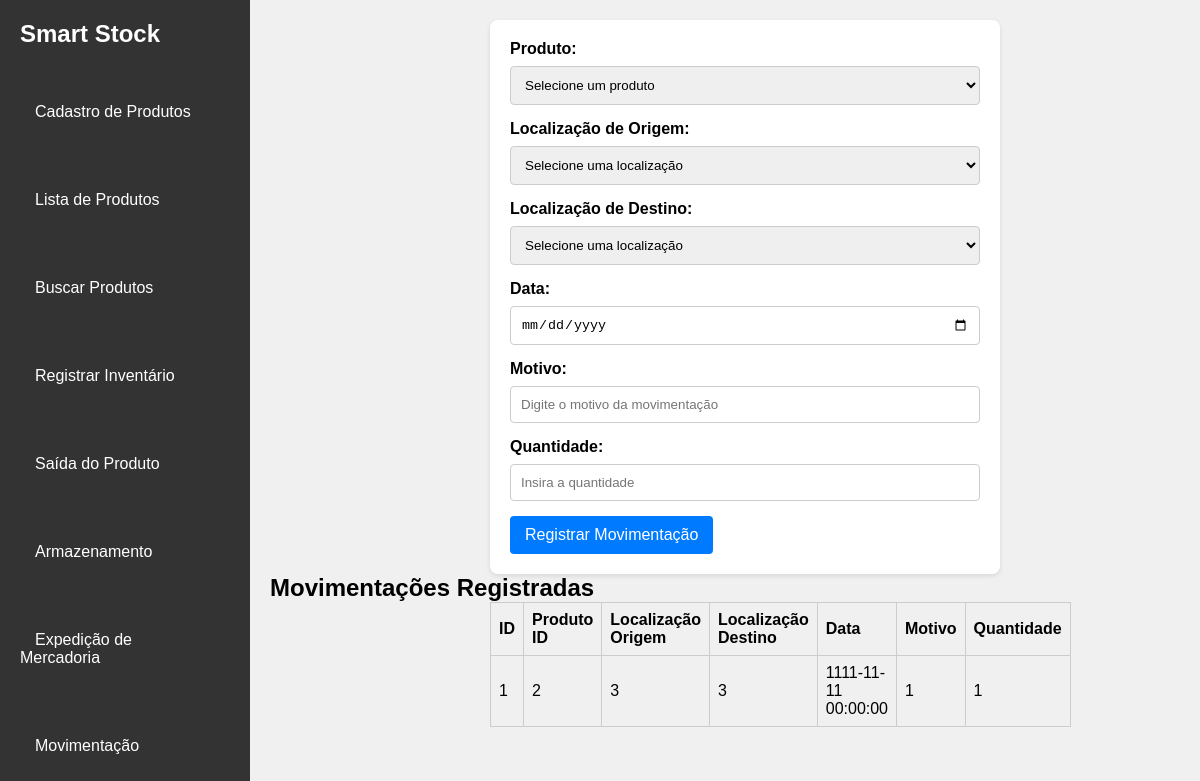
The page /view/movimentacao.php (signed in) on the database as committed earlier.
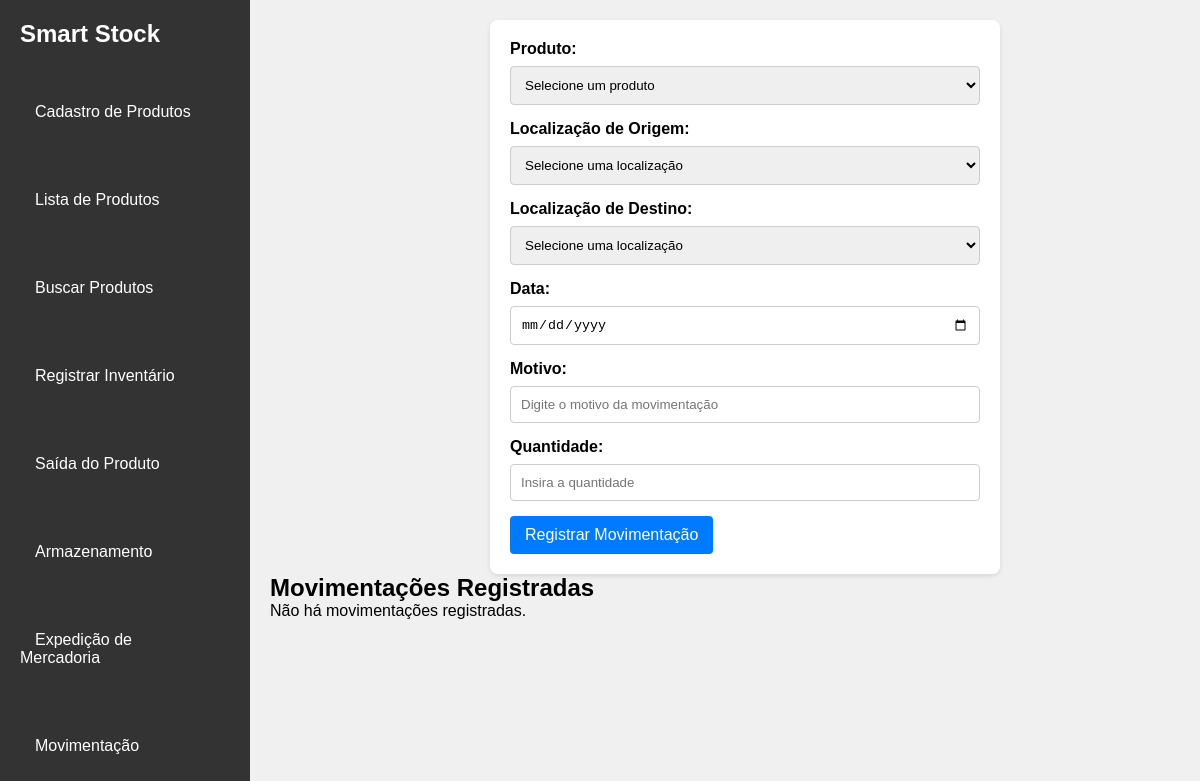
The same page on the database as committed later.
### tables this page shows
CREATE TABLE `movimentacao` (
  `movimentacao_id` int NOT NULL,
  `produto_id` int DEFAULT NULL,
  `localizacao_origem_id` int DEFAULT NULL,
  `localizacao_destino_id` int DEFAULT NULL,
  `data_movimentacao` datetime DEFAULT CURRENT_TIMESTAMP,
  `operador_id` int DEFAULT NULL,
  `motivo` varchar(255) DEFAULT NULL,
  `quantidade_movimentada` int DEFAULT NULL
);

### view/movimentacao.php (the view, shortened to what this page needs)
<!DOCTYPE html>
<html lang="pt-BR">
<head>
    <link rel="stylesheet" href="../css/header.css">
    <link rel="stylesheet" href="../css/index.css">
    <link rel="stylesheet" href="../css/produto/registrarMovimentacao.css">
</head>
<body>
<header id="header">
        <nav id="navbar">
            <h1 id="system-name">Smart Stock</h1>
            <ul id="nav">
                <li class="nav-item"><a href="cadastroProduto.php">Cadastro de Produtos</a></li>
                <li class="nav-item"><a href="listaProduto.php">Lista de Produtos</a></li>
                <li class="nav-item"><a href="buscarProduto.php">Buscar Produtos</a></li>
                <li class="nav-item"><a href="registrarInventario.php">Registrar Inventário</a></li>
                <li class="nav-item"><a href="registrarSaidaProduto.php">Saída do Produto</a></li>
                <li class="nav-item"><a href="Armazenamento.php">Armazenamento</a></li>
                <li class="nav-item"><a href="ExpediçãodeMercadoria.php">Expedição de Mercadoria</a></li>
                <li class="nav-item"><a href="movimentacao.php">Movimentação</a></li>
            </ul>
        </nav>
    </header>
    <main>
        <form method="POST" action="../controller/registrarMovimentacao.php">
            <label for="produto_id">Produto:</label>
            <select name="produto_id" required>
                <option value="">Selecione um produto</option>
                <?php
                $conn = Conexao::conectar();
                ?>
            </select>
            <label for="localizacao_origem_id">Localização de Origem:</label>
            <select name="localizacao_origem_id" required>
                <option value="">Selecione uma localização</option>
            </select>
            <label for="localizacao_destino_id">Localização de Destino:</label>
            <select name="localizacao_destino_id" required>
                <option value="">Selecione uma localização</option>
            </select>
            <label for="data_movimentacao">Data:</label>
            <input type="date" name="data_movimentacao" required>
            <label for="motivo">Motivo:</label>
            <input type="text" name="motivo" required placeholder="Digite o motivo da movimentação">
            <label for="quantidade_movimentada">Quantidade:</label>
            <input type="number" name="quantidade_movimentada" min="1" required placeholder="Insira a quantidade">
            <button type="submit">Registrar Movimentação</button>
        </form>
        <h2>Movimentações Registradas</h2>
        <?php
        try {
            $sql = "SELECT * FROM movimentacao";
            $stmt = $conn->prepare($sql);
            $stmt->execute();
            if ($stmt->rowCount() > 0) {
                echo "<table border='1'>";
                echo "<tr><th>ID</th><th>Produto ID</th><th>Localização Origem</th><th>Localização Destino</th><th>Data</th><th>Motivo</th><th>Quantidade</th></tr>";
                while ($row = $stmt->fetch(PDO::FETCH_ASSOC)) {
                    echo "<tr>
                        <td>{$row['movimentacao_id']}</td>
                        <td>{$row['produto_id']}</td>
                        <td>{$row['localizacao_origem_id']}</td>
                        <td>{$row['localizacao_destino_id']}</td>
                        <td>{$row['data_movimentacao']}</td>
                        <td>{$row['motivo']}</td>
                        <td>{$row['quantidade_movimentada']}</td>
                      </tr>";
                }
                echo "</table>";
            } else {
                echo "<p>Não há movimentações registradas.</p>";
            }
        } catch (PDOException $e) {
            echo "<p>Erro ao buscar movimentações: " . $e->getMessage() . "</p>";
        }
        ?>
    </main>
</body>
</html>

Rows that differ between the two databases and show on the page:
removed movimentacao: movimentacao_id "1", produto "2", localizacao_origem "3", localizacao_destino "3", data_movimentacao "1111-11-11 00:00:00", motivo "1", quantidade_movimentada "1"
Other text that changed with them:
text no longer shown: "ID Produto ID Localização Origem Localização Destino Data Motivo Quantidade"
text now shown: "Não há movimentações registradas."
